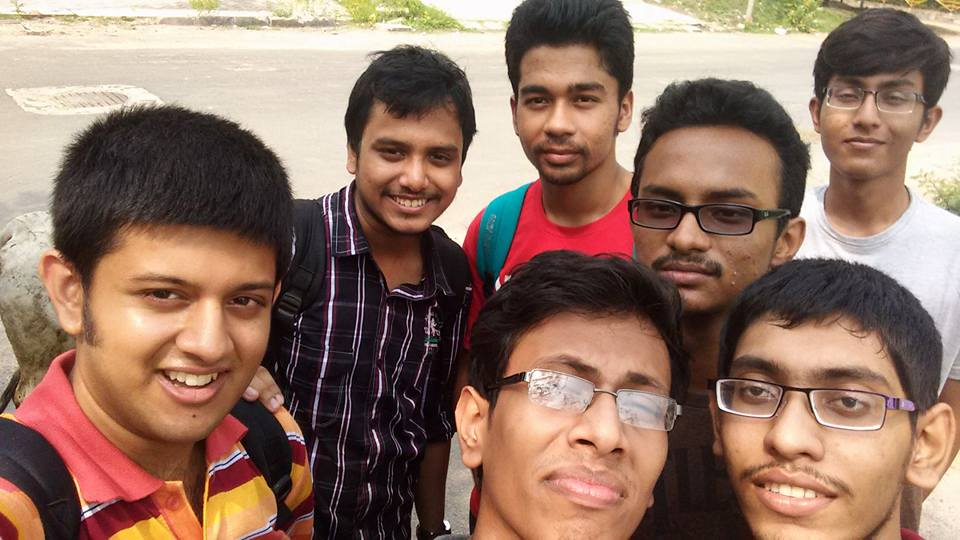
//> input picture me_original.jpg, 960 x 540 px
$ ./p8   (built with g++ and OpenCV 4)
//> lines starting //> are read from the running program, lines starting //| are printed output that depends on the picture; after the words box and inside, x2 and y2 are one past the last pixel; in counts of white or black regions, pixels touching at a corner belong together
/* Object removal and object protection in an image.
 * First the marked image of objects is generated.
 * Then the energy values are set very low for each of the pixels in object to be removed(pixel value 255)
 * and the energy values are set very high for each of the pixels in object to be protected(pixel value 125).
 * Then seam is selected and removed.
 * Goes on until all seams with object removed.
 * Then we add seams to adjust the decreased width
 * by skipping 'k' seams. */

#include <bits/stdc++.h>
#include <opencv2/core/core.hpp>
#include <opencv2/highgui/highgui.hpp>
#include <opencv2/imgproc/imgproc.hpp>

#define TIMES 2

using namespace std;
using namespace cv;

Mat computeFullEnergy(Mat img, Mat mod)
{
	Mat energy(img.rows, img.cols, CV_32SC1, Scalar(255));// declaring  black image
	//implementing the sobel operator
	int i, j,gx,gy;
	for (i = 1; i < img.rows - 1; i++)
	{
		for (j = 1; j < img.cols - 1; j++)
		{
			if(mod.at<uchar>(i, j) == 255)
			{
				energy.at<int>(i,j) = -255;
			}
			else if(mod.at<uchar>(i, j) == 125)
			{
				energy.at<int>(i,j) = 255;
			}
			else
			{
				gx = gy = 0;
				gx = abs((img.at<Vec3b>(i - 1, j + 1)[0] - img.at<Vec3b>(i - 1, j - 1)[0]) + 2 * (img.at<Vec3b>(i, j + 1)[0] - img.at<Vec3b>(i, j - 1)[0]) + (img.at<Vec3b>(i + 1, j + 1)[0] - img.at<Vec3b>(i + 1, j - 1)[0]));
				gy = abs((img.at<Vec3b>(i + 1, j - 1)[0] - img.at<Vec3b>(i - 1, j - 1)[0]) + 2 * (img.at<Vec3b>(i + 1, j)[0] - img.at<Vec3b>(i - 1, j)[0]) + (img.at<Vec3b>(i + 1, j + 1)[0] - img.at<Vec3b>(i - 1, j + 1)[0]));
				energy.at<int>(i, j) = abs(gx + gy);
			}
		}
	}
	return energy;
}


Mat computeFullEnergy2(Mat img, Mat mod)
{
	Mat energy(img.rows, img.cols, CV_8UC1, Scalar(255));// declaring white image
	//implementing the sobel operator
	int i, j, gx, gy;
	for (i = 1; i < img.rows - 1; i++)
	{
		for (j = 1; j < img.cols - 1; j++)
		{
			if(mod.at<uchar>(i, j) == 125)
			{
				energy.at<uchar>(i,j) = 255;
			}
			else
			{
				gx = gy = 0;
				gx = abs((img.at<Vec3b>(i - 1, j + 1)[0] - img.at<Vec3b>(i - 1, j - 1)[0]) + 2 * (img.at<Vec3b>(i, j + 1)[0] - img.at<Vec3b>(i, j - 1)[0]) + (img.at<Vec3b>(i + 1, j + 1)[0] - img.at<Vec3b>(i + 1, j - 1)[0]));
				gy = abs((img.at<Vec3b>(i + 1, j - 1)[0] - img.at<Vec3b>(i - 1, j - 1)[0]) + 2 * (img.at<Vec3b>(i + 1, j)[0] - img.at<Vec3b>(i - 1, j)[0]) + (img.at<Vec3b>(i + 1, j + 1)[0] - img.at<Vec3b>(i - 1, j + 1)[0]));
				energy.at<uchar>(i, j) = abs(gx + gy);
			}
		}
	}
	return energy;
}


Mat markImage(Mat src, int &num)
{
	int rowval[src.rows];
	int colval[src.cols];
	memset(rowval,0,sizeof(rowval));
	memset(colval,0,sizeof(colval));
	num=0;
	// black image
	Mat red(src.rows,src.cols,CV_8UC1,Scalar(0));
	Mat green(src.rows,src.cols,CV_8UC1,Scalar(0));
	Mat img(src.rows,src.cols,CV_8UC1,Scalar(0));
	for(int i=0;i<src.rows;i++)
	{
		for(int j=0;j<src.cols;j++)
		{

			if(src.at<Vec3b>(i,j)[0]<=122 && src.at<Vec3b>(i,j)[0]>=118 && src.at<Vec3b>(i,j)[1]>=242 && src.at<Vec3b>(i,j)[2]>=242)
			{
				red.at<uchar>(i,j)=255;
				rowval[i]++;
				colval[j]++;
			}
			if(src.at<Vec3b>(i,j)[0]<=62 && src.at<Vec3b>(i,j)[0]>=58 && src.at<Vec3b>(i,j)[1]>=242 && src.at<Vec3b>(i,j)[2]>=242)
				green.at<uchar>(i,j)=255;
		}
	}
	// Create a structuring element
    int erosion_size = 6;
    Mat element = getStructuringElement(cv::MORPH_RECT,
          Size(2 * erosion_size + 1, 2 * erosion_size + 1),
          Point(erosion_size, erosion_size) );
    // for red portion
	dilate(red,red,element);
	erode(red,red,element);
	//for green portion
	dilate(green,green,element);
	erode(green,green,element);
	//combining in one image
	for(int i=0;i<img.rows;i++)
	{
		for(int j=0;j<img.cols;j++)
		{
			if(red.at<uchar>(i,j)==255)
				img.at<uchar>(i,j)=255;
			if(green.at<uchar>(i,j)==255)
				img.at<uchar>(i,j)=125;
		}
	}

	//counting number of seams to remove
	for(int i=0;i<src.cols;i++)if(colval[i]>0)num++;
	//Display
	/*
	imshow("Source",src);
	imshow("Combined",img);
	*/
	return img;
}

int distTo[2000][2000];
int edgeTo[2000][2000];
vector<uint> findVerticalSeam(Mat img, Mat energy)
{
	vector<uint> seam(img.rows);
	for (int i = 0; i < img.rows; i++)
	{
		for (int j = 0; j < img.cols; j++)
		{
			distTo[i][j] = (i == 0) ? 0 : numeric_limits<int>::max();
			edgeTo[i][j] = 0;
		}
	}
	// rows
	for (int r = 0; r < img.rows - 1; r++)
	{
		for (int c = 0; c < img.cols; c++)
		{
			//checking pixels in left
			if (c != 0)
			{
				if (distTo[r + 1][c - 1]>(distTo[r][c] + energy.at<int>(r + 1, c - 1)))
				{
					distTo[r + 1][c - 1] = distTo[r][c] + energy.at<int>(r + 1, c - 1);
					edgeTo[r + 1][c - 1] = 1;
				}
			}
			// change pixel right below
			if (distTo[r + 1][c] > (distTo[r][c] + energy.at<int>(r + 1, c)))
			{
				distTo[r + 1][c] = distTo[r][c] + energy.at<int>(r + 1, c);
				edgeTo[r + 1][c] = 0;
			}
			// check pixel in bottom right
			if (c != (img.cols - 1))
			{
				if (distTo[r + 1][c + 1] > (distTo[r][c] + energy.at<int>(r + 1, c + 1)))
				{
					distTo[r + 1][c + 1] = distTo[r][c] + energy.at<int>(r + 1, c+1);
					edgeTo[r + 1][c + 1] = -1;
				}
			}
		}
	}

	//find the bottom of the min path
	int min_index = 0, min = distTo[img.rows - 1][0];
	for (int i = 1; i < img.cols; i++)
	{
		if (distTo[img.rows - 1][i] < min)
		{
			min = distTo[img.rows - 1][i];
			min_index = i;
		}
	}
	//retracing the path and updating the seam vector
	//Retrace the min-path and update the 'seam' vector
	seam[img.rows-1] = min_index;
	for (int i = img.rows-1; i > 0; --i)
		seam[i-1] = seam[i] + edgeTo[i][seam[i]];

	return seam;
}

Mat removeVerticalSeam(Mat img, vector<uint> seam, Mat &mod)
{
	for (int r = 0; r < img.rows; r++)
	{
		for (int c = seam[r]; c < img.cols - 1; c++)
		{
			img.at<Vec3b>(r, c) = img.at<Vec3b>(r, c + 1);
			mod.at<uchar>(r, c) = mod.at<uchar>(r, c + 1);
		}
	}
	//resize the image
	img = img(Rect(0, 0, img.cols - 1, img.rows));
	mod = mod(Rect(0, 0, img.cols - 1, img.rows));
	return img;
}


bool visited[2000];
// [105 lines left out: functions add_findVerticalSeam, addVerticalSeam, not called in this run]


int seam2d[2000][1000];

Mat addSingleVerticalSeam(Mat img, int k, int i)
{
	Mat ret(img.rows, img.cols + 1, CV_8UC3);
	for (int r = 0; r < img.rows; r++)
	{
		int c=0;
		for (; c < seam2d[r][i]; c++)ret.at<Vec3b>(r, c) = img.at<Vec3b>(r, c);
		Vec3b temp = img.at<Vec3b>(r, seam2d[r][i]);
		ret.at<Vec3b>(r,c)[0]= (temp[0] + img.at<Vec3b>(r, (seam2d[r][i])-1)[0])/2;
		ret.at<Vec3b>(r,c)[1]= (temp[1] + img.at<Vec3b>(r, (seam2d[r][i])-1)[1])/2;
		ret.at<Vec3b>(r,c)[2]= (temp[2] + img.at<Vec3b>(r, (seam2d[r][i])-1)[2])/2;
		c++;
		ret.at<Vec3b>(r,c)[0]= (temp[0] + img.at<Vec3b>(r, (seam2d[r][i])+1)[0])/2;
		ret.at<Vec3b>(r,c)[1]= (temp[1] + img.at<Vec3b>(r, (seam2d[r][i])+1)[1])/2;
		ret.at<Vec3b>(r,c)[2]= (temp[2] + img.at<Vec3b>(r, (seam2d[r][i])+1)[2])/2;
		for ( ; c < img.cols - 1; c++)ret.at<Vec3b>(r, c + 1) = img.at<Vec3b>(r, c);
	}
	for(int j=0; j < img.rows; j++)
	{
		for(int m=0; m < k; m++)seam2d[j][m]++;
	}
	return ret;
}


Mat addVerticalSeam2(Mat img, Mat mod, int k)
{
	int kn=k*TIMES;
	Mat energy = computeFullEnergy2(img, mod);
	for (int i = 0; i < img.rows; i++)
	{
		for (int j = 0; j < img.cols; j++)
		{
			distTo[i][j] = (i == 0) ? 0 : numeric_limits<int>::max();
			edgeTo[i][j] = 0;
		}
	}
	// rows
	for (int r = 0; r < img.rows - 1; r++)
	{
		for (int c = 0; c < img.cols; c++)
		{
			//checking pixels in left
			if (c != 0)
			{
				if (distTo[r + 1][c - 1]>(distTo[r][c] + (int)energy.at<uchar>(r + 1, c - 1)))
				{
					distTo[r + 1][c - 1] = distTo[r][c] + (int)energy.at<uchar>(r + 1, c - 1);
					edgeTo[r + 1][c - 1] = 1;
				}
			}
			// change pixel right below
			if (distTo[r + 1][c] > (distTo[r][c] + (int)energy.at<uchar>(r + 1, c)))
			{
				distTo[r + 1][c] = distTo[r][c] + (int)energy.at<uchar>(r + 1, c);
				edgeTo[r + 1][c] = 0;
			}
			// check pixel in bottom right
			if (c != (img.cols - 1))
			{
				if (distTo[r + 1][c + 1] > (distTo[r][c] + energy.at<uchar>(r + 1, c + 1)))
				{
					distTo[r + 1][c + 1] = distTo[r][c] + (int)energy.at<uchar>(r + 1, c + 1);
					edgeTo[r + 1][c + 1] = -1;
				}
			}
		}
	}
	vector<float> store;
	for (int i = 0; i < img.cols; i++)
		store.push_back(distTo[img.rows-1][i]);
	sort(store.begin(), store.end());

	/*for (int i = 0; i < img.cols; i++)
		cout<<store[i]<<" ";*/
	int flag=0;
	float lim = store[kn];
	vector<int> indices;
	cout<<img.cols<<"\n";
	for (int i = 0; i < img.cols; i++)
	{
		if ((distTo[img.rows-1][i] <= lim)&&(flag==0))
		{
			indices.push_back(i);
			flag=1;
		}
		else if((flag==1))//||(flag==2))//||(flag==3))
		{
			flag=(flag+1)%(int(TIMES));
		}

		if (indices.size() == k)
			break;
	}

	for (int i = 0; i < k; i++)
		cout<<indices[i]<<" ";

	for (int j = 0; j<k; j++)
	{
		seam2d[img.rows - 1][j] = indices[j];
		for (int i = img.rows - 1; i>0; --i)
			seam2d[i - 1][j] = seam2d[i][j] + edgeTo[i][seam2d[i][j]];
	}

	Mat ret(img.rows, img.cols, CV_8UC3);
	cout<<"Size "<<ret.rows<<" "<<ret.cols<<endl;
	//ret image updated to original
	for (int r = 0; r < img.rows; r++)
	{
		for (int c = 0; c < img.cols; c++)
		{
			ret.at<Vec3b>(r, c) = img.at<Vec3b>(r, c);
		}
	}

	//back tracking
	for (int i = 0; i < k; i++)ret = addSingleVerticalSeam(ret,k,i);
	return ret;
}


int main()
{
	memset(visited, false, sizeof(visited));

	Mat src = imread("me_original.jpg", CV_LOAD_IMAGE_COLOR);
//> src is the input picture: 540 rows x 960 cols, CV_8UC3; mean B, G, R 100.5, 115.8, 146
	Mat mod = imread("me.jpg", CV_LOAD_IMAGE_COLOR);
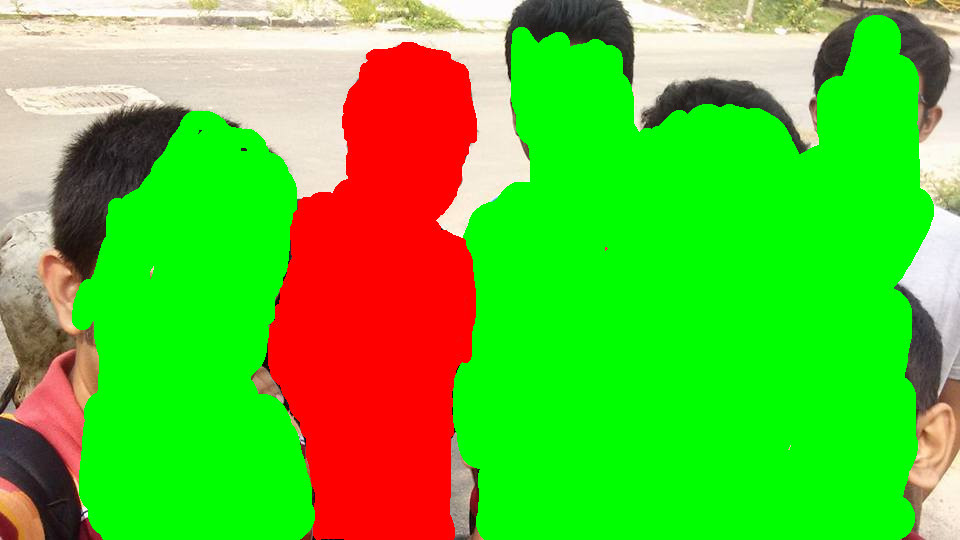
//> input picture me.jpg, 960 x 540 px
//> mod is the input picture: 540 rows x 960 cols, CV_8UC3; mean B, G, R 49.7, 190.8, 96.3
	cvtColor(mod,mod,CV_RGB2HSV);
//> mod: 540 rows x 960 cols, CV_8UC3; mean H, S, V 83, 189.9, 232.8
	if (!src.data)
	{
		cout << "Invalid Input\n";
		return 0;
	}
	if (!mod.data)
	{
		cout << "Invalid Input\n";
		return 0;
	}
	Mat lab;
	cvtColor(src, lab, CV_RGB2Lab);
//> lab: 540 rows x 960 cols, CV_8UC3; mean of channels 0, 1, 2 120.4, 131.3, 110.2
	int num;

	//mark object in mod
	mod = markImage(mod,num);
//> after the loop in markImage, `for(int i=0;i<src.rows;i++)`:
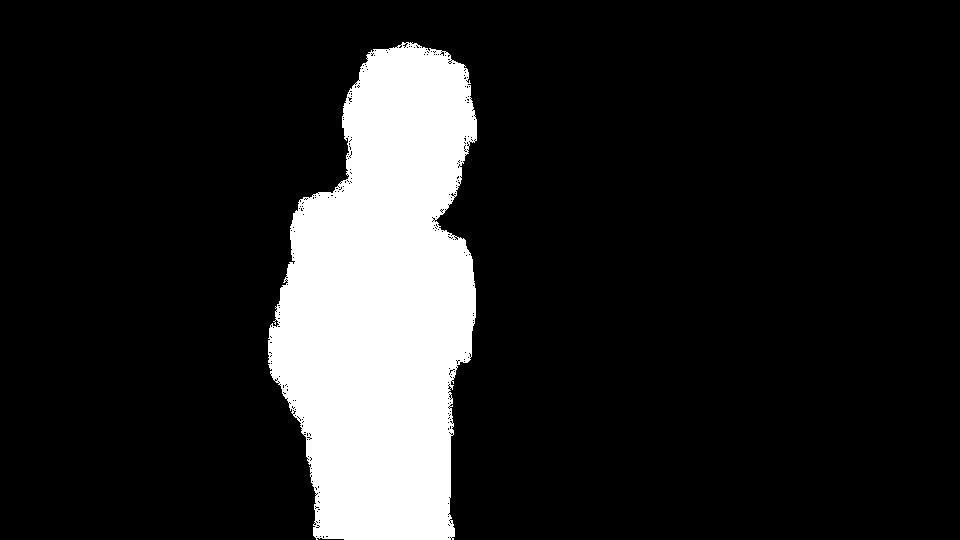
//> red: 540 rows x 960 cols, CV_8UC1; 14.3% white; 1 white region, box (x1, y1, x2, y2) and area: (268, 42, 477, 540) 74326
//> after the loop in markImage, `for(int i=0;i<src.rows;i++)`: green: 540 rows x 960 cols, CV_8UC1; 53.4% white; 381 black regions (379 under 20 px), largest, box (x1, y1, x2, y2) and area: (0, 0, 960, 540) 241195, (149, 266, 154, 279) 32
//> in markImage, `erode(red,red,element);`: red: 540 rows x 960 cols, CV_8UC1; 14.5% white; 1 white region, box (x1, y1, x2, y2) and area: (268, 42, 477, 540) 75216
//> in markImage, `erode(green,green,element);`: green: 540 rows x 960 cols, CV_8UC1; 53.6% white; 1 black region, box (x1, y1, x2, y2) and area: (0, 0, 960, 540) 240518
//> after the loop in markImage, `for(int i=0;i<img.rows;i++)`:
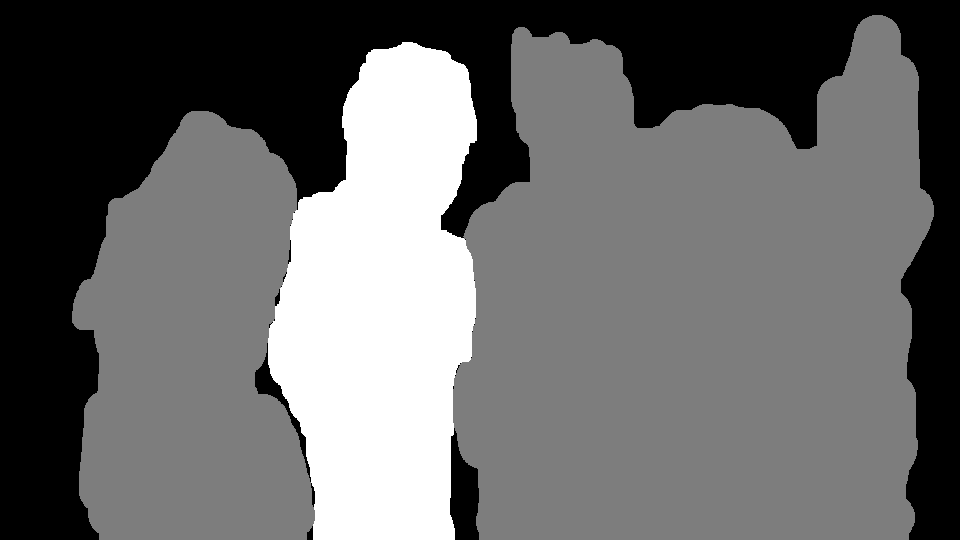
//> img: 540 rows x 960 cols, CV_8UC1; min 0, max 255, mean 104
//> num = 209

	Mat energy;vector<uint> seam;
	for(int i = 0; i < num; i++)
	{
		energy = computeFullEnergy(lab, mod);
		seam = findVerticalSeam(lab, energy);
		lab = removeVerticalSeam(lab, seam, mod);
	}
//> lab: 540 rows x 751 cols, CV_8UC3; mean of channels 0, 1, 2 126.4, 131.4, 108.2
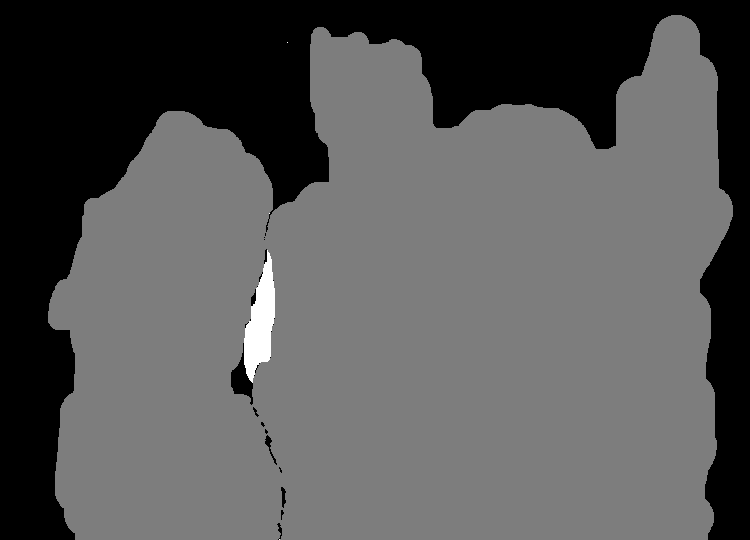
//> mod: 540 rows x 750 cols, CV_8UC1; min 0, max 255, mean 86.6
//> after the loop, seam = 540 values, max 104 at index 1, min 14 at index 209, mean 42.94
	imshow("Removed", lab);
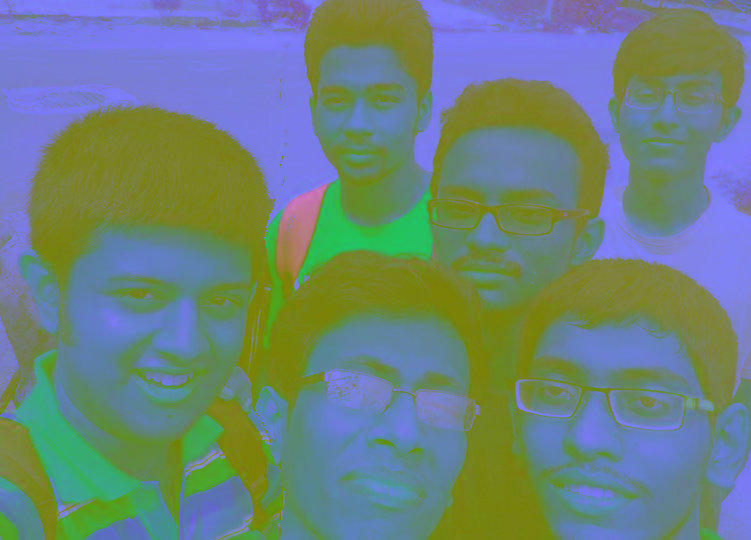
//> window 'Removed': 540 rows x 751 cols, CV_8UC3; mean B, G, R 126.4, 131.4, 108.2
	medianBlur(lab,lab,3);
//> lab: 540 rows x 751 cols, CV_8UC3; mean of channels 0, 1, 2 126.5, 131.4, 108.2
	lab = addVerticalSeam2(lab,mod,num);
//> in addVerticalSeam2, `int kn=k*TIMES;`: kn = 418
//> the loop in computeFullEnergy2, `for (i = 1; i < img.rows - 1; i++)` made 538 passes
//> (gx, gy) on passes 1 to 3: (20, 168), (25, 119), (14, 158)
//> after the loop in computeFullEnergy2, `for (i = 1; i < img.rows - 1; i++)`:
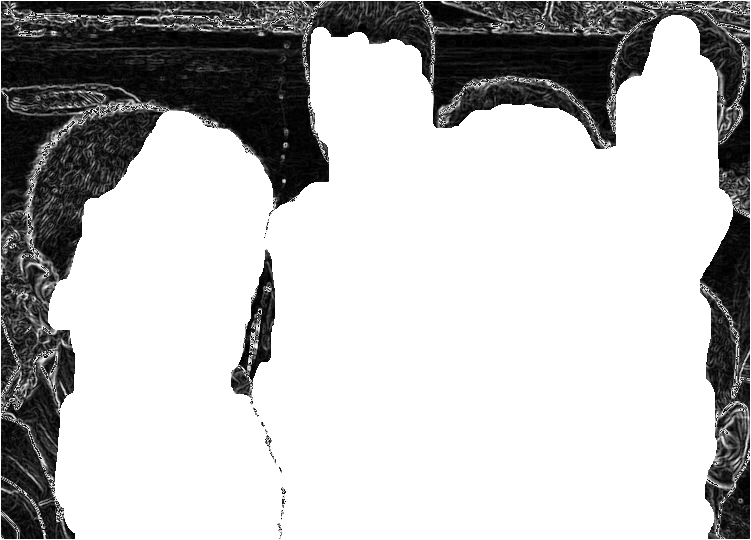
//> energy: 540 rows x 751 cols, CV_8UC1; min 0, max 255, mean 189
//> after the loop in computeFullEnergy2, `for (i = 1; i < img.rows - 1; i++)`: gx = 39; gy = 5
//> after the loop in addVerticalSeam2, `for (int i = 0; i < img.cols; i++)`: store = 751 values, max 63583 at index 482, min 9697 at index 734, mean 33313.3
//> in addVerticalSeam2, `sort(store.begin(), store.end());`: store = 751 values from 9697 to 63583
//> in addVerticalSeam2, `float lim = store[kn];`: lim = 36051
//| 751
//> after the loop in addVerticalSeam2, `for (int i = 0; i < img.cols; i++)`: indices = 209 values from 0 to 748; flag = 1
//> the loop in addVerticalSeam2, `for (int i = 0; i < k; i++)` made 209 passes
//| 0 2 4 6 8 10 12 14
//> (output is shown up to pass 8 of 209)
//| Size 540 751
//> after the loop in addVerticalSeam2, `for (int i = 0; i < k; i++)ret = addSingleVerticalSeam(ret,k,i);`: ret: 540 rows x 960 cols, CV_8UC3; mean of channels 0, 1, 2 132.3, 130.7, 109
	Size size(src.cols,src.rows);
//> size = Size(960, 540)
	cvtColor(lab, lab, CV_Lab2RGB);
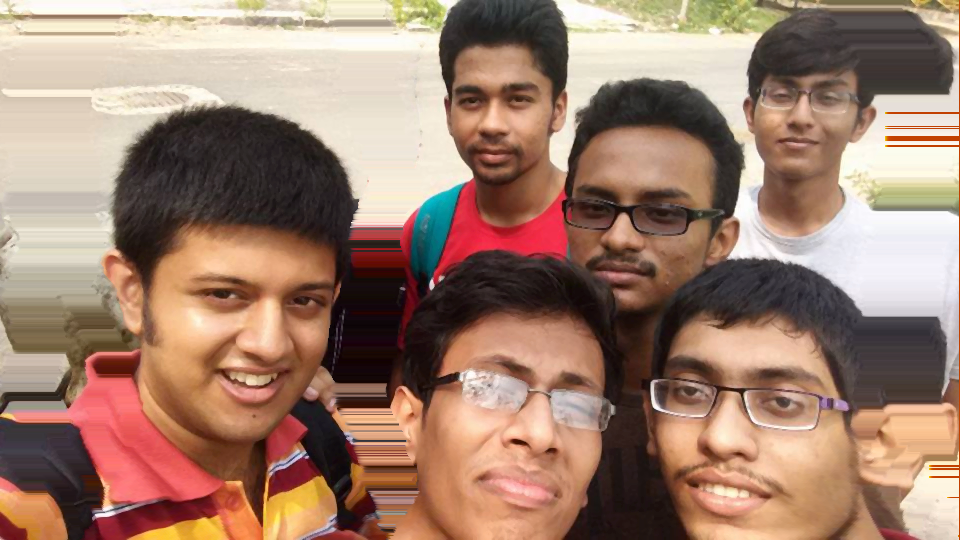
//> lab: 540 rows x 960 cols, CV_8UC3; mean B, G, R 110.4, 127.7, 159.5
	resize(lab,lab,size);
	namedWindow("Original",CV_WINDOW_NORMAL);
	namedWindow("Changed",CV_WINDOW_NORMAL);
	imshow("Original", src);
	imshow("Changed", lab);
	imwrite("modlake_test.jpg",lab);
	cout << src.rows << " " << src.cols << endl;
//| 540 960
	cout << lab.rows << " " << lab.cols << endl;
//| 540 960
	waitKey(0);
	destroyAllWindows();
	return 0;
}
